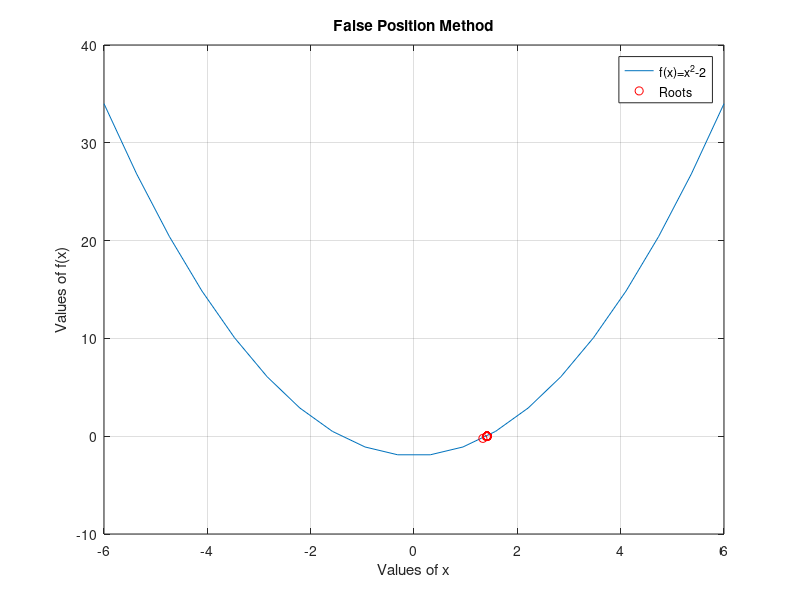

Write the MATLAB code that produced this figure.
function False_Position = Task_103()

function y = f(x)
    y = x.^2-2;
end

a = 1;
b = 2;
e = 1e-6;

roots = [];
i = 0;

while (b - a)  > e
    c =(a*f(b)-b*f(a))/(f(b)-f(a)) ;
    roots = [roots; c];

    if f(c) == 0
        break;
    elseif f(a) * f(c) < 0
        b = c;
    else
        a = c;
    end

    i = i + 1;
end

fprintf('Number of iterations need is: %d\n', i);
fprintf("The root is: ");
disp(roots(end));

 x = linspace(-6, 6, 20);
 y = f(x);

 figure;
 plot(x, y);
hold on;
plot(roots, f(roots),'ro');
hold off;
xlabel('Values of x');
ylabel('Values of f(x)');
title('False Position Method');
legend('f(x)=x^2-2', 'Roots');
grid on;
endfunction